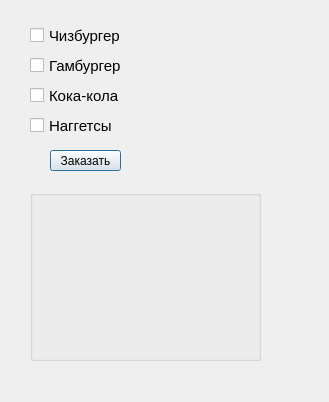
<?xml version="1.0" encoding="UTF-8"?>
<ui version="4.0">
 <class>Dialog</class>
 <widget class="QDialog" name="Dialog">
  <property name="geometry">
   <rect>
    <x>0</x>
    <y>0</y>
    <width>329</width>
    <height>402</height>
   </rect>
  </property>
  <property name="windowTitle">
   <string>Dialog</string>
  </property>
  <widget class="QCheckBox" name="checkBox">
   <property name="geometry">
    <rect>
     <x>30</x>
     <y>20</y>
     <width>101</width>
     <height>31</height>
    </rect>
   </property>
   <property name="font">
    <font>
     <pointsize>11</pointsize>
    </font>
   </property>
   <property name="text">
    <string>Чизбургер</string>
   </property>
  </widget>
  <widget class="QCheckBox" name="checkBox_2">
   <property name="geometry">
    <rect>
     <x>30</x>
     <y>110</y>
     <width>101</width>
     <height>31</height>
    </rect>
   </property>
   <property name="font">
    <font>
     <pointsize>11</pointsize>
    </font>
   </property>
   <property name="text">
    <string>Наггетсы</string>
   </property>
  </widget>
  <widget class="QCheckBox" name="checkBox_3">
   <property name="geometry">
    <rect>
     <x>30</x>
     <y>80</y>
     <width>101</width>
     <height>31</height>
    </rect>
   </property>
   <property name="font">
    <font>
     <pointsize>11</pointsize>
    </font>
   </property>
   <property name="text">
    <string>Кока-кола</string>
   </property>
  </widget>
  <widget class="QCheckBox" name="checkBox_4">
   <property name="geometry">
    <rect>
     <x>30</x>
     <y>50</y>
     <width>101</width>
     <height>31</height>
    </rect>
   </property>
   <property name="font">
    <font>
     <pointsize>11</pointsize>
    </font>
   </property>
   <property name="text">
    <string>Гамбургер</string>
   </property>
  </widget>
  <widget class="QPushButton" name="pushButton">
   <property name="geometry">
    <rect>
     <x>50</x>
     <y>150</y>
     <width>71</width>
     <height>21</height>
    </rect>
   </property>
   <property name="text">
    <string>Заказать</string>
   </property>
  </widget>
  <widget class="QGroupBox" name="groupBox">
   <property name="geometry">
    <rect>
     <x>30</x>
     <y>190</y>
     <width>231</width>
     <height>171</height>
    </rect>
   </property>
   <property name="title">
    <string/>
   </property>
  </widget>
 </widget>
 <resources/>
 <connections/>
</ui>
